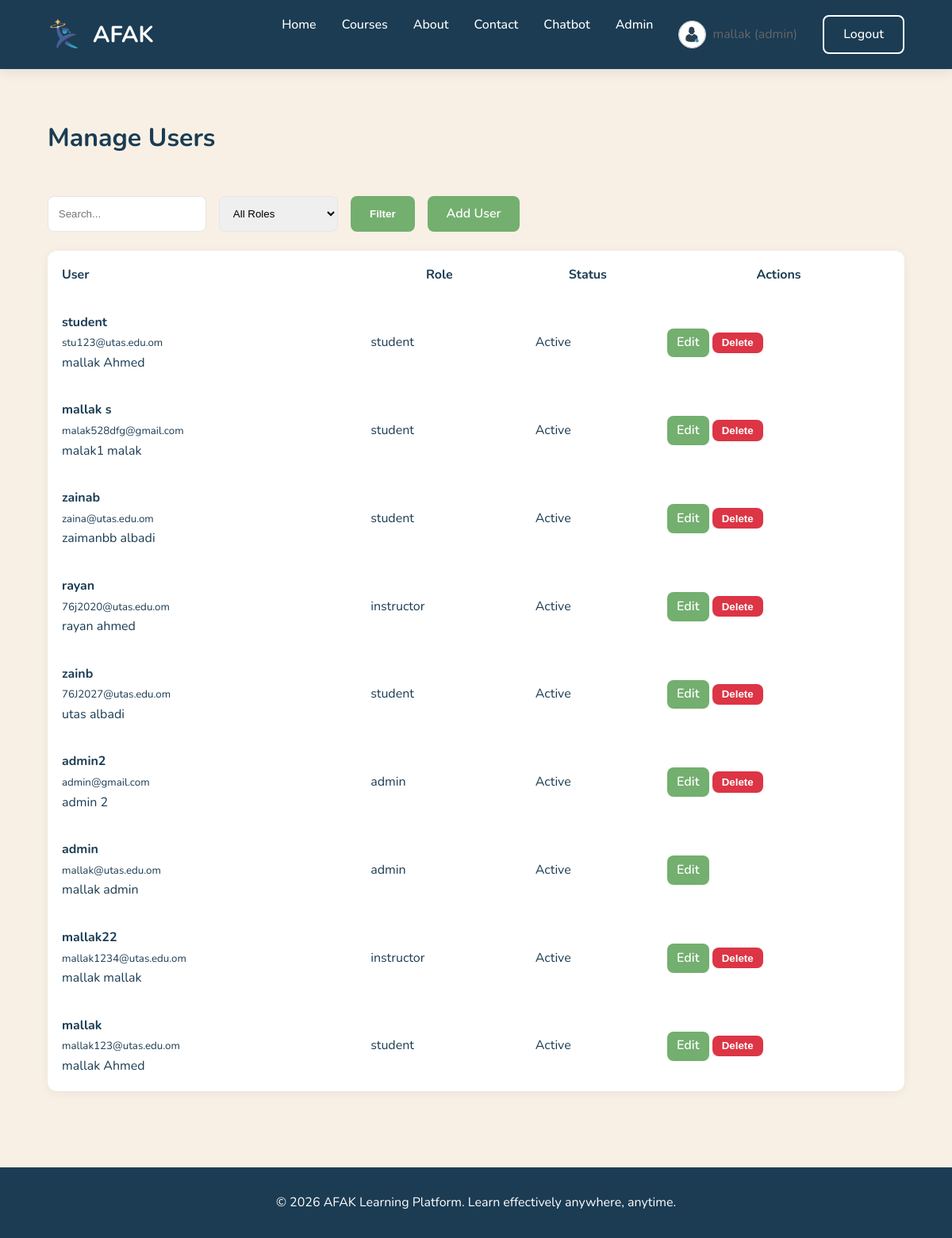
/admin/users.php (signed in), run on the app's committed database.
### tables this page shows
CREATE TABLE IF NOT EXISTS `users` (
  `id` int(10) UNSIGNED NOT NULL AUTO_INCREMENT,
  `username` varchar(50) NOT NULL,
  `email` varchar(191) NOT NULL,
  `password_hash` varchar(255) NOT NULL,
  `first_name` varchar(100) NOT NULL,
  `last_name` varchar(100) NOT NULL,
  `role` enum('student','instructor','admin') NOT NULL DEFAULT 'student',
  `avatar_url` varchar(500) DEFAULT NULL,
  `bio` text,
  `is_active` tinyint(1) NOT NULL DEFAULT '1',
  `email_verified_at` timestamp NULL DEFAULT NULL,
  `last_login_at` timestamp NULL DEFAULT NULL,
  `created_at` timestamp NULL DEFAULT CURRENT_TIMESTAMP,
  `updated_at` timestamp NULL DEFAULT CURRENT_TIMESTAMP ON UPDATE CURRENT_TIMESTAMP,
  `survey_skipped` tinyint(1) DEFAULT '0',
  PRIMARY KEY (`id`),
  UNIQUE KEY `username` (`username`),
  UNIQUE KEY `email` (`email`),
  KEY `idx_users_role` (`role`)
);

### includes/functions.php (called while the page is built, shortened)
<?php
function e(string $str): string {
    return htmlspecialchars($str, ENT_QUOTES, 'UTF-8');
}
function url(string $path): string {
    $base = defined('BASE_PATH') ? '/' . trim(BASE_PATH, '/') : '';
    $cleanPath = ltrim($path, '/');
    return rtrim($base, '/') . '/' . ltrim($cleanPath, '/');
}

### admin/users.php (the view, shortened to what this page needs)
<?php
require_once __DIR__ . '/../config/db.php';
require_once __DIR__ . '/../includes/functions.php';
$search = trim($_GET['search'] ?? '');
$sql = "SELECT * FROM users WHERE 1=1";
$params = [];
$sql .= " ORDER BY created_at DESC";
$stmt = $pdo->prepare($sql);
$stmt->execute($params);
$users = $stmt->fetchAll();
require_once __DIR__ . '/../includes/header.php';
?>
<h2 class="section-title">Manage Users</h2>
<form method="GET" style="display: flex; gap: 1rem; margin-bottom: 1.5rem; flex-wrap: wrap;">
    <input type="text" name="search" class="form-control" placeholder="Search..." value="<?= e($search) ?>" style="max-width: 200px;">
    <select name="role" class="form-control" style="max-width: 150px;">
        <option value="">All Roles</option>
    </select>
    <button type="submit" class="btn btn-primary">Filter</button>
    <a href="<?= url('admin/users.php?action=add') ?>" class="btn btn-primary">Add User</a>
</form>
<table style="width: 100%; background: white; border-radius: 12px; overflow: hidden; box-shadow: 0 2px 12px rgba(0,0,0,0.06);">
    <thead>
        <tr style="background: var(--light);">
            <th style="padding: 1rem; text-align: left;">User</th>
            <th style="padding: 1rem;">Role</th>
            <th style="padding: 1rem;">Status</th>
            <th style="padding: 1rem;">Actions</th>
        </tr>
    </thead>
    <tbody>
        <?php foreach ($users as $u): ?>
        <tr style="border-top: 1px solid var(--border);">
            <td style="padding: 1rem;">
                <strong><?= e($u['username']) ?></strong><br>
                <small><?= e($u['email']) ?></small><br>
                <?= e($u['first_name'] . ' ' . $u['last_name']) ?>
            </td>
            <td style="padding: 1rem;"><?= e($u['role']) ?></td>
            <td style="padding: 1rem;"><?= $u['is_active'] ? 'Active' : 'Inactive' ?></td>
            <td style="padding: 1rem;">
                <a href="<?= url('admin/user-edit.php?id=' . $u['id']) ?>" class="btn btn-primary" style="padding: 0.35rem 0.75rem;">Edit</a>
                <?php if ($u['id'] != $_SESSION['user_id']): ?>
                <form method="POST" style="display: inline;" onsubmit="return confirm('Delete this user?');">
                    <button type="submit" name="delete" class="btn" style="background: #dc3545; color: white; padding: 0.35rem 0.75rem;">Delete</button>
                </form>
                <?php endif ?>
            </td>
        </tr>
        <?php endforeach ?>
    </tbody>
</table>
<?php require_once __DIR__ . '/../includes/footer.php'; ?>

### assets/css/style.css (style rules this page uses)
:root { --primary: #1B3C53; --primary-dark: #163042; --accent: #73AF6F; --beige: #EADBC8; --beige-dark: #DAC0A3; --background: #F8F0E5; --white: #ffffff; --border: #e6e6e6; --text: #1B3C53; --text-muted: #666; --dark: #1B3C53; --shadow: 0 4px 15px rgba(0,0,0,0.08); }
* { margin: 0; padding: 0; box-sizing: border-box; }
body { font-family: 'Nunito', sans-serif; background: var(--background); color: var(--text); line-height: 1.6; }
a { text-decoration: none; color: var(--primary); }
.btn { display: inline-block; padding: 0.6rem 1.5rem; border-radius: 8px; font-weight: 600; border: none; cursor: pointer; transition: 0.3s ease; }
.btn-primary { background: var(--accent); color: white; }
.section-title { font-size: 2rem; margin: 3rem 0; }
.form-control { width: 100%; padding: 0.8rem; border: 1px solid var(--border); border-radius: 8px; }

### data on the page
users: username "student", email "stu123@utas.edu.om", first_name+last_name "mallak Ahmed", role "student", is_active "Active"
users: username "mallak s", email "malak528dfg@gmail.com", first_name+last_name "malak1 malak", role "student", is_active "Active"
users: username "zainab", email "zaina@utas.edu.om", first_name+last_name "zaimanbb albadi", role "student", is_active "Active"
users: username "rayan", email "76j2020@utas.edu.om", first_name+last_name "rayan ahmed", role "instructor", is_active "Active"
users: username "zainb", email "76J2027@utas.edu.om", first_name+last_name "utas albadi", role "student", is_active "Active"
users: username "admin2", email "admin@gmail.com", first_name+last_name "admin 2", role "admin", is_active "Active"
users: username "admin", email "mallak@utas.edu.om", first_name+last_name "mallak admin", role "admin", is_active "Active"
users: username "mallak22", email "mallak1234@utas.edu.om", first_name+last_name "mallak mallak", role "instructor", is_active "Active"
users: username "mallak", email "mallak123@utas.edu.om", first_name+last_name "mallak Ahmed", role "student", is_active "Active"

### other printed values
$_SESSION['first_name'] "mallak"
$_SESSION['role'] "admin"
